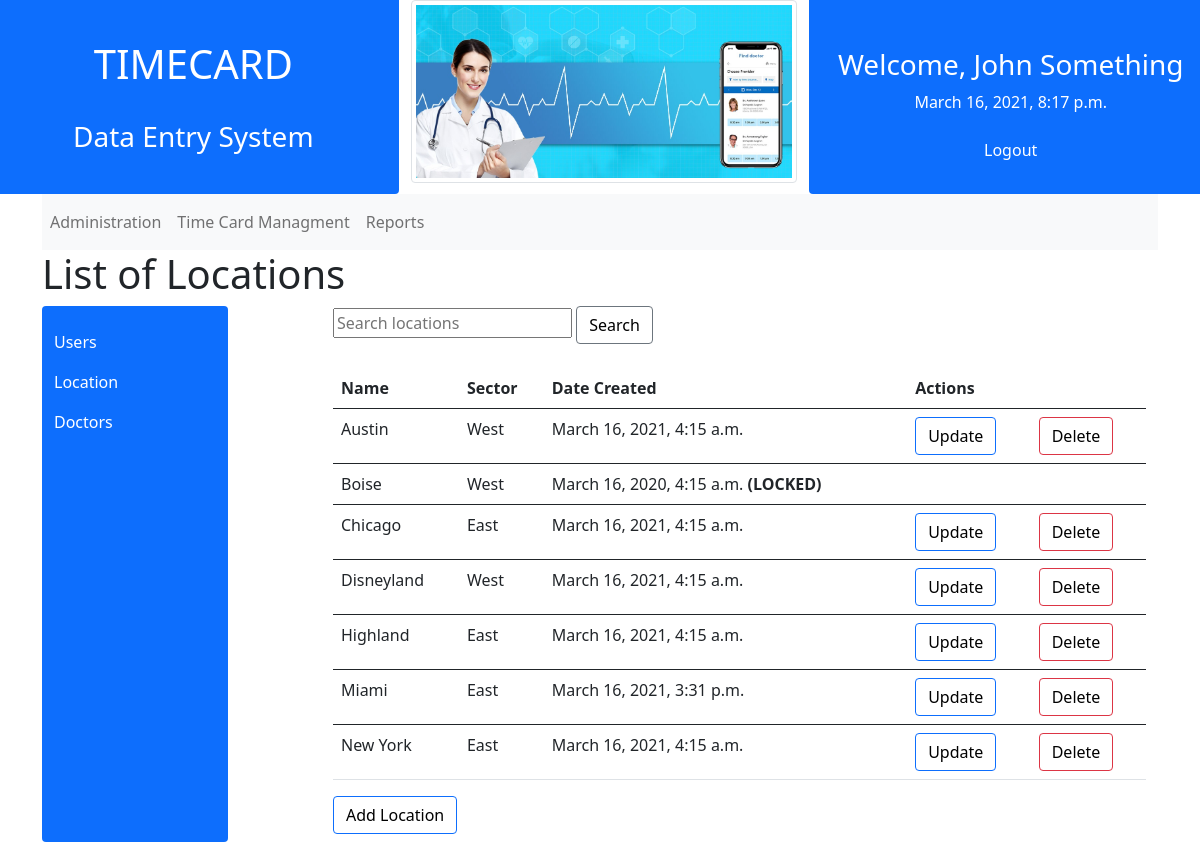
The page /locations/ (signed in) on the database its author committed.
### locations/models.py (models this page shows, shortened)
class Location(models.Model):
    name = models.CharField(
        unique=True,
        max_length=30,
        null=False,
        validators=[
            RegexValidator(
                regex="^[a-zA-Z0-9,\. :-]+$",
                message="Please insert a valid location name."
            )
        ]
    )
    sector = models.CharField(
        max_length=1,
        null=False,
        choices=SECTORS,
        validators=[
            RegexValidator(
                regex="^[EW]$",
                message="Please insert either E (East) or W (West)."
            )
        ]
    )
    date_created = models.DateTimeField(null=False, default=now)
    def is_locked(self):
        return now() > self.date_created + timedelta(days=45)

### locations/views.py (the view)
# urls.py: path("", views.LocationList.as_view(), name="list"),
class LocationList(LoginRequiredMixin, UserPassesTestMixin, ListView):
    model = Location
    template_name = "locations/list.html"
    context_object_name = "locations"
    ordering = ["name", "sector"]
    extra_context = {"title": "List of Locations"}
    def test_func(self):
        return self.request.user.is_superuser
    def get_queryset(self):
        query = self.request.GET.get("search")
        if query:
            return Location.objects.filter(name__icontains=query.strip()).order_by("name", "sector")
        else:
            return super().get_queryset()

### users/context_processors.py (called while the page is built)
def get_today_date(request):
    return {"today_date": now().today()}

### users/models.py (called while the page is built)
def full_name(self):
    return f"{self.first_name} {self.last_name}"

### locations/templates/locations/list.html
{% extends "base/base.html" %}
{% block content %}
<div class="container">
    <div class="row justify-content-between mt-2">
        <div class="col-sm-2 bg-primary text-white rounded pt-3">
            <div>
                <ul class="navbar-nav text-white">
                  <li class="nav-item active">
                    <a class="nav-link text-white" href="{% url 'users:admin_list' %}">Users</a>
                  </li>
                  <li class="nav-item">
                    <a class="nav-link text-white" href="{% url 'locations:list' %}">Location</a>
                  </li>
                  <li class="nav-item">
                    <a class="nav-link text-white" href="{% url 'users:doctor_list' %}">Doctors</a>
                  </li>
                </ul>
              </div>
        </div>
        <div class="col-sm-9">
            <form action="{% url 'locations:list' %}" method="get">
                <input name="search" type="text" placeholder="Search locations">
                <button type="submit" class="btn btn-secondary">Search</button>
            </form>
            {% if locations %}
            <table class="table mt-4">
                <thead>
                <tr>
                    <th scope="col">Name</th>
                    <th scope="col">Sector</th>
                    <th scope="col">Date Created</th>
                    <th colspan="2">Actions</th>
                </tr>
                </thead>
                {% for location in locations %}
                <tbody>
                    <tr>
                        <td>{{ location.name }}</td>
                        <td>
                            {% if location.sector == "E" %}
                                East
                            {% elif location.sector == "W" %}
                                West
                            {% endif %}
                        </td>
                        <td>
                            {{ location.date_created }}
                            {% if location.is_locked %} <b>(LOCKED)</b> {% endif %}
                        </td>
                        {% if user.is_superuser and not location.is_locked %}
                            <td><a href="{% url 'locations:update' location.id %}" class="btn btn-primary">Update</a></td>
                            <td><a href="{% url 'locations:delete' location.id %}" class="btn btn-danger">Delete</a></td>
                        {% else %}
                            <td></td>
                            <td></td>
                        {% endif %}
                    </tr>
                {% endfor %}
                </tbody>
            </table>
            {% else %}
                <h1>No locations are listed at this time.</h1>
            {% endif %}
            <h4><a href="{% url 'locations:create' %}" class="btn btn-primary">Add Location</a></h4>
        </div>
</div>
{% endblock content %}

### templates/base/base.html (shortened to what this page needs)
{% load static %}
<!DOCTYPE html>
<html lang="en">
<head>
    <link rel="stylesheet" href="{% static 'css/bootstrap.min.css' %}">
    <link rel="stylesheet" type="text/css" href="{% static 'css/calendar.css' %}">
</head>
<body>
    <div>
        <div class="row">
          <div class="col-sm rounded-bottom bg-primary text-white text-center">
              <div class="p-3 mt-4">
                <h1>TIMECARD</h1><br>
                <h3>Data Entry System</h3>
              </div>
          </div>
          <div class="col-sm rounded-bottom">
            <img src="{% static 'images/doctor.jpg' %}" class="img-thumbnail rounded" alt="doctor image">
          </div>
          <div class="col-sm rounded-bottom bg-primary text-white p-2 text-center">
              <div class="p-3 mt-4">
                <h3>Welcome, {% if user.is_authenticated%} {{ user.full_name }} {% endif %}</h3>
                <p>{{ today_date }}</p>
                {% if user.is_authenticated %}
                <a class="nav-link text-white" href="{% url 'users:logout' %}">Logout {{ users.user_.username }}</a>
                {% endif %}
              </div>
          </div>
        </div>
        {% if user.is_authenticated %}
        <div class="container">
        <nav class="navbar navbar-expand-lg navbar-light bg-light">
            <div>
                <ul class="navbar-nav text-white">
                <li class="nav-item active">
                    <a class="nav-link" href="{% url 'users:admin_list' %}">Administration</a>
                </li>
                <li class="nav-item">
                    <a class="nav-link" href="{% url 'workdays:list' %}">Time Card Managment</a>
                </li>
                {% if user.is_superuser %}
                <li class="nav-item">
                    <a class="nav-link" href="{% url 'reports:report' %}">Reports</a>
                </li>
                {% endif %}
                </ul>
            {% endif %}
            </div>
        </nav>
        </div>
        <div class="container">
            {% if title %}
                <h1>{{ title }}</h1>
            {% endif %}
            {% block content %}{% endblock content %}
        </div>
        </div>
    </body>
</html>

### static/css/calendar.css (style rules this page uses)
ul { height: 100%; padding: 0px 5px 0px 20px; }
a { color: #17a2b8; }
.btn { outline: none; color: black; background-color: transparent; box-shadow: 0 0 0 0; }

### rows shown on the page
Location: name "Austin", sector "West", date_created "March 16, 2021, 4:15 a.m.", shows "Update"
Location: name "Boise", sector "West", date_created "March 16, 2020, 4:15 a.m.", shows "(LOCKED)"
Location: name "Chicago", sector "East", date_created "March 16, 2021, 4:15 a.m.", shows "Update"
Location: name "Disneyland", sector "West", date_created "March 16, 2021, 4:15 a.m.", shows "Update"
Location: name "Highland", sector "East", date_created "March 16, 2021, 4:15 a.m.", shows "Update"
Location: name "Miami", sector "East", date_created "March 16, 2021, 3:31 p.m.", shows "Update"
Location: name "New York", sector "East", date_created "March 16, 2021, 4:15 a.m.", shows "Update"

### other values the page prints
{{ user.full_name }} "John Something"
{{ title }} "List of Locations"
